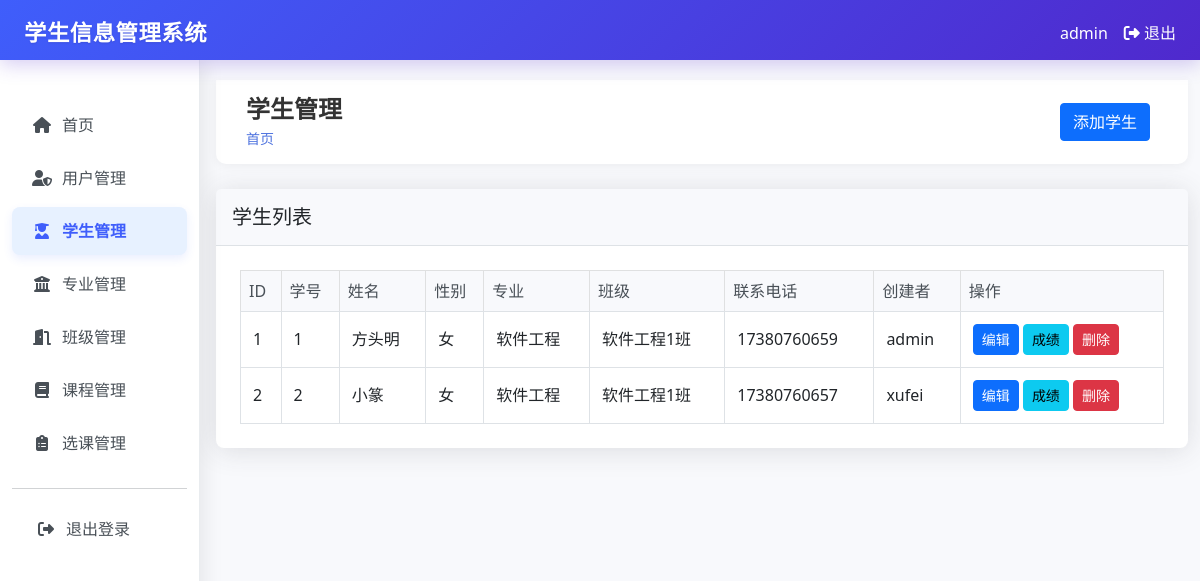
The app's page /students (signed in) with its own data.
### tables this page shows
CREATE TABLE students (
        id INTEGER PRIMARY KEY AUTOINCREMENT,
        student_id TEXT UNIQUE NOT NULL,
        name TEXT NOT NULL,
        gender TEXT NOT NULL,
        birth_date TEXT,
        address TEXT,
        phone TEXT,
        email TEXT,
        major_id INTEGER,
        class_id INTEGER,
        enrollment_date TEXT,
        created_by INTEGER,
        created_at TIMESTAMP DEFAULT CURRENT_TIMESTAMP,
        FOREIGN KEY (major_id) REFERENCES majors (id),
        FOREIGN KEY (class_id) REFERENCES classes (id),
        FOREIGN KEY (created_by) REFERENCES users (id)
    );

CREATE TABLE majors (
        id INTEGER PRIMARY KEY AUTOINCREMENT,
        name TEXT UNIQUE NOT NULL,
        description TEXT,
        created_at TIMESTAMP DEFAULT CURRENT_TIMESTAMP
    );

CREATE TABLE classes (
        id INTEGER PRIMARY KEY AUTOINCREMENT,
        name TEXT UNIQUE NOT NULL,
        major_id INTEGER,
        description TEXT,
        created_at TIMESTAMP DEFAULT CURRENT_TIMESTAMP,
        FOREIGN KEY (major_id) REFERENCES majors (id)
    );

CREATE TABLE users (
        id INTEGER PRIMARY KEY AUTOINCREMENT,
        username TEXT UNIQUE NOT NULL,
        password TEXT NOT NULL,
        email TEXT UNIQUE NOT NULL,
        role TEXT NOT NULL DEFAULT 'user',
        created_at TIMESTAMP DEFAULT CURRENT_TIMESTAMP
    );

### app.py (the view, shortened to what this page needs)
@app.route("/students")
@login_required
def students():
    conn = get_db_connection()
    if session.get("role") == "admin":
        students = conn.execute("""
            SELECT s.*, m.name as major_name, c.name as class_name, u.username as created_by_name
            FROM students s
            LEFT JOIN majors m ON s.major_id = m.id
            LEFT JOIN classes c ON s.class_id = c.id
            LEFT JOIN users u ON s.created_by = u.id
            ORDER BY s.id ASC
        """).fetchall()
    conn.close()
    return render_template("students/index.html", students=students)

### app.py (called while the page is built)
def login_required(f):
    @wraps(f)
    def decorated_function(*args, **kwargs):
        if "user_id" not in session:
            return redirect(url_for("login"))
        return f(*args, **kwargs)
    return decorated_function

def get_db_connection():
    conn = sqlite3.connect("student_management.db")
    conn.row_factory = sqlite3.Row
    return conn

### templates/students/index.html (shortened to what this page needs)
{% extends "base.html" %}
{% block header %}学生管理{% endblock %}
{% block actions %}
<a href="{{ url_for('create_student') }}" class="btn btn-primary">添加学生</a>
{% endblock %}
{% block content %}
<div class="card">
    <div class="card-header">
        <h5 class="card-title mb-0">学生列表</h5>
    </div>
    <div class="card-body">
        <div class="table-responsive">
            <table class="table table-bordered table-hover">
                <thead class="table-light">
                    <tr>
                        <th>ID</th>
                        <th>学号</th>
                        <th>姓名</th>
                        <th>性别</th>
                        <th>专业</th>
                        <th>班级</th>
                        <th>联系电话</th>
                        {% if session.role == 'admin' %}
                        <th>创建者</th>
                        {% endif %}
                        <th>操作</th>
                    </tr>
                </thead>
                <tbody>
                    {% for student in students %}
                    <tr>
                        <td>{{ student.id }}</td>
                        <td>{{ student.student_id }}</td>
                        <td>{{ student.name }}</td>
                        <td>{{ student.gender }}</td>
                        <td>{{ student.major_name or '未设置' }}</td>
                        <td>{{ student.class_name or '未设置' }}</td>
                        <td>{{ student.phone or '未设置' }}</td>
                        {% if session.role == 'admin' %}
                        <td>{{ student.created_by_name or '未知' }}</td>
                        {% endif %}
                        <td>
                            <a href="{{ url_for('edit_student', student_id=student.id) }}" class="btn btn-sm btn-primary">编辑</a>
                            <a href="{{ url_for('student_grades', student_id=student.id) }}" class="btn btn-sm btn-info">成绩</a>
                            <form action="{{ url_for('delete_student', student_id=student.id) }}" method="post" style="display: inline;" onsubmit="return confirm('确定要删除此学生信息吗？');">
                                <button type="submit" class="btn btn-sm btn-danger">删除</button>
                            </form>
                        </td>
                    </tr>
                    {% endfor %}
                </tbody>
            </table>
        </div>
    </div>
</div>
{% endblock %}

### templates/base.html (style rules this page uses)
.card { margin-bottom: 20px; }
body { font-family: 'Segoe UI', Tahoma, Geneva, Verdana, sans-serif; background-color: #f8f9fc; color: #495057; }
.card { border: none; border-radius: 0.5rem; box-shadow: 0 0.15rem 1.75rem 0 rgba(58, 59, 69, 0.15); }
.card-header { background-color: #f8f9fc; border-bottom: 1px solid #dee2e6; padding: 1rem; }
.card-body { padding: 1.5rem; }
.table { margin-bottom: 0; }
.table th { background-color: #f8f9fc; font-weight: 500; color: #495057; border-bottom: 1px solid #dee2e6; }
.table td { vertical-align: middle; padding: 0.75rem; }
.btn { border-radius: 0.25rem; font-weight: 500; transition: all 0.3s ease; }
.btn-danger { background-color: #dc3545; border-color: #dc3545; }

### records on screen
students: id "1", student_id "1", name "方头明", gender "女", name "软件工程", name "软件工程1班", phone "17380760659", username "admin"
students: id "2", student_id "2", name "小篆", gender "女", name "软件工程", name "软件工程1班", phone "17380760657", username "xufei"

### other values on screen
{{ session.username }} "admin"
